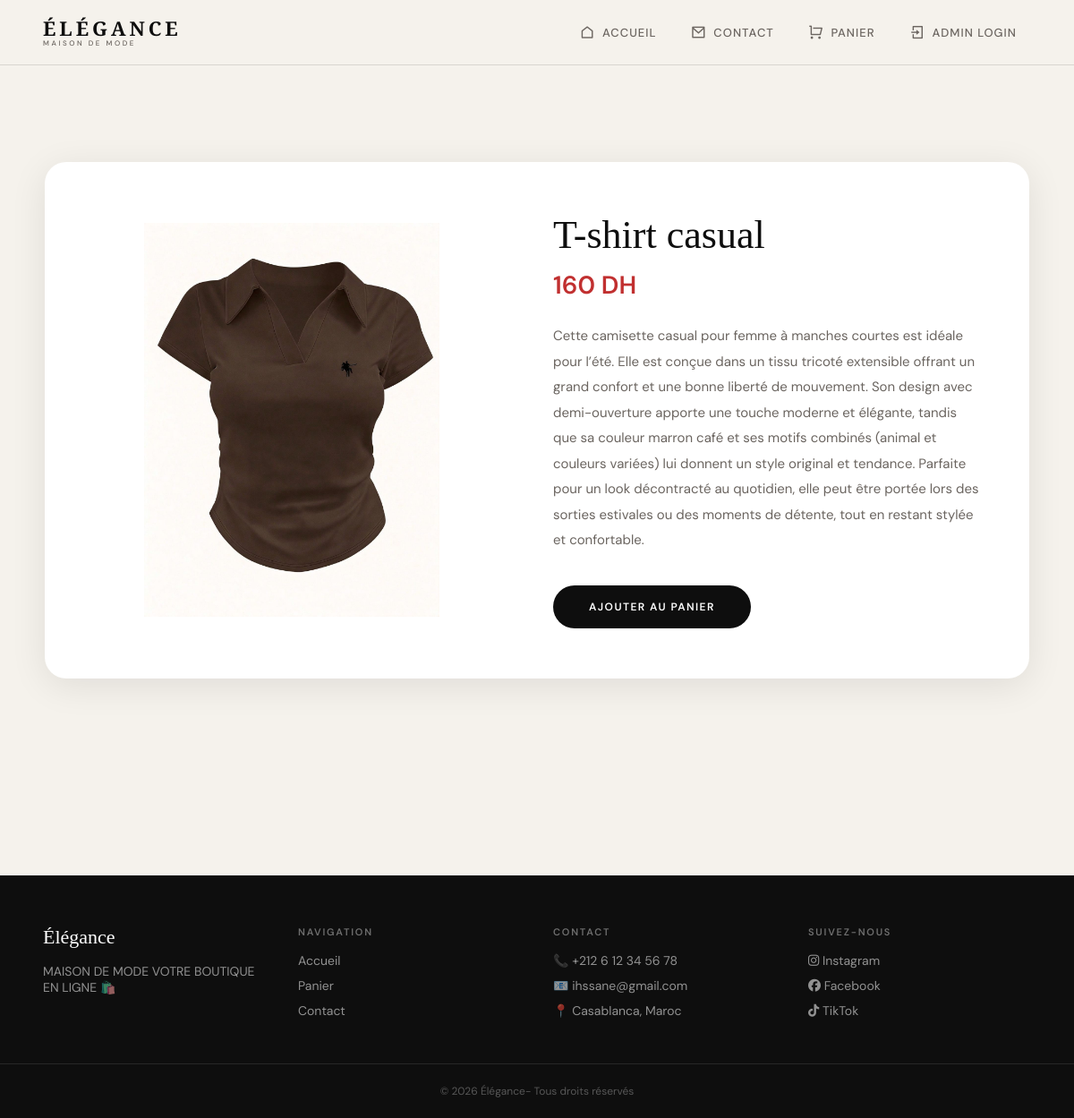
/details.php?id=9, run on the app's committed database.
### tables this page shows
CREATE TABLE `produits` (
  `id` int(11) NOT NULL,
  `nom` varchar(100) NOT NULL,
  `description` text NOT NULL,
  `image` varchar(255) NOT NULL,
  `prix` float NOT NULL,
  `stock_dispo` int(11) DEFAULT NULL,
  `genre` enum('Femme','Homme','Enfant') DEFAULT NULL
);

### details.php (the view, shortened to what this page needs)
<?php
include("connexion.php");
include("header.php");
$id = $_GET['id'] ?? 0;
$stmt = $pdo->prepare("SELECT * FROM produits WHERE id = ?");
$stmt->execute([$id]);
$row = $stmt->fetch();
?>
<!DOCTYPE html>
<html>
<head>
    <link rel="stylesheet" href="style.css">
</head>
<body>
<div class="container">
    <div class="detail-card">
        <img class="detail-img"
             src="images/<?php echo  ($row['image']); ?>"
             alt="<?php echo  ($row['nom']); ?>">
        <div class="detail-content">
            <h2><?php echo  ($row['nom']); ?></h2>
            <div class="detail-price">
                <?php echo $row['prix']; ?> DH
            </div>
            <div class="detail-description">
                <?php echo  ($row['description']); ?>
            </div>
            <a class="detail-btn"
               href="ajouter_panier.php?id=<?php echo $row['id']; ?>">
               Ajouter au panier
            </a>
        </div>
    </div>
</div>
<?php
include 'footer.php'; ?>
</body>
</html>

### style.css (style rules this page uses)
*, *::before, *::after { margin: 0; padding: 0; box-sizing: border-box; }
:root { --cream: #f5f2ec; --black: #0e0e0e; --warm-gray: #6b6560; --red: #c13030; --red-dark: #8f1f1f; --border: rgba(14, 14, 14, 0.12); --font-display: 'Cormorant Garamond', Georgia, serif; --font-body: 'DM Sans', system-ui, sans-serif; }
body { background: var(--cream); color: var(--black); font-family: var(--font-body); font-weight: 400; -webkit-font-smoothing: antialiased; }
.container { width: 92%; max-width: 1280px; margin: 0 auto; padding: 48px 0 80px; }
.detail-card { max-width: 1100px; margin: 60px auto; background: #fff; border-radius: 24px; padding: 56px; display: flex; align-items: center; gap: 72px; box-shadow: 0 8px 40px rgba(14, 14, 14, 0.09); }
.detail-img { width: 440px; height: 440px; object-fit: contain; flex-shrink: 0; border-radius: 16px; }
.detail-content h2 { font-family: var(--font-display); font-size: 44px; font-weight: 300; color: var(--black); margin-bottom: 12px; }
.detail-price { font-size: 28px; font-weight: 600; color: var(--red); margin-bottom: 24px; }
.detail-description { font-size: 15px; color: var(--warm-gray); line-height: 1.9; margin-bottom: 36px; }
.detail-btn { display: inline-block; background: var(--black); color: #fff; text-decoration: none; padding: 16px 40px; border-radius: 50px; font-size: 12px; font-weight: 600; letter-spacing: 0.12em; text-transform: uppercase; transition: background 0.25s, transform 0.2s; }

### data on the page
produits: image (picture), nom "T-shirt casual", prix "160", description "Cette camisette casual pour femme à manches courtes est idéale pour l’été. Elle est conçue dans un tissu tricoté extensible offrant un grand confort et une bonne liberté de mouvement. Son design avec demi-ouverture apporte une touche moderne et élégante, tandis que sa couleur marron café et ses motifs combinés (animal et couleurs variées) lui donnent un style original et tendance. Parfaite pour un look décontracté au quotidien, elle peut être portée lors des sorties estivales ou des moments de détente, tout en restant stylée et confortable."
